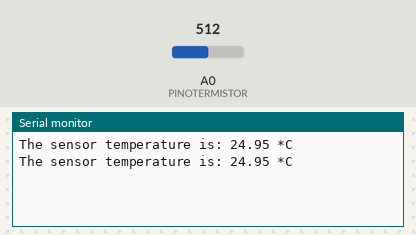
This sketch was run on a simulated Arduino Uno, built with avr-gcc and run on an emulated ATmega328P. On the bench: the last lines printed to the serial monitor. The test bench sets the inputs (shaded band); at power-on: A0 (PINOTERMISTOR) = 512.

Above: at 1.2 s.
1.3 s: A0 (PINOTERMISTOR) set to 716
At 2.6 s:
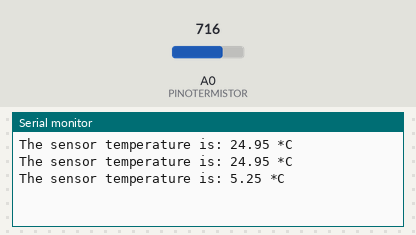
2.8 s: A0 (PINOTERMISTOR) set to 900
At 3.8 s:
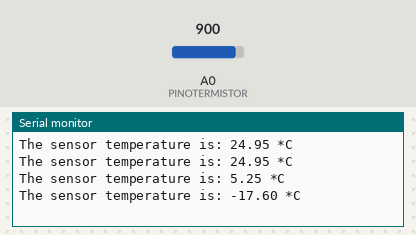
Timing chart, 0 to 5.8 s (numbered marks = the images above; inputs shaded):
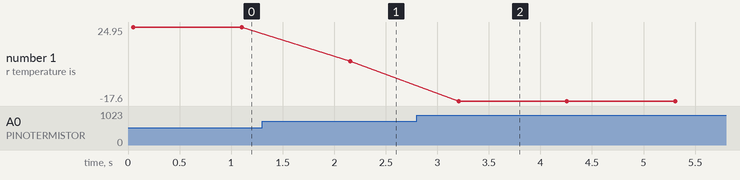

The sketch:

sketch_may11a.ino
```cpp
// Pin that the thermistor is connected to
#define PINOTERMISTOR A0
// Nominal temperature value for the thermistor
#define TERMISTORNOMINAL 10000
// Nominl temperature depicted on the datasheet
#define TEMPERATURENOMINAL 25
// Number of samples
#define NUMAMOSTRAS 5
// Beta value for our thermistor
#define BCOEFFICIENT 3560
// Value of the series resistor
#define SERIESRESISTOR 10000

int amostra[NUMAMOSTRAS];
int i;
void setup(void) {
Serial.begin(9600);
analogReference(EXTERNAL);
}

void loop(void) {
float media;

for (i=0; i< NUMAMOSTRAS; i++) {
amostra[i] = analogRead(PINOTERMISTOR);
delay(10);
}

media = 0;
for (i=0; i< NUMAMOSTRAS; i++) {
media += amostra[i];
}
media /= NUMAMOSTRAS;
// Convert the thermal stress value to resistance
media = 1023 / media - 1;
media = SERIESRESISTOR / media;

//Calculate temperature using the Beta Factor equation
float temperatura;
temperatura = media / TERMISTORNOMINAL;     // (R/Ro)
temperatura = log(temperatura); // ln(R/Ro)
temperatura /= BCOEFFICIENT;                   // 1/B * ln(R/Ro)
temperatura += 1.0 / (TEMPERATURENOMINAL + 273.15); // + (1/To)
temperatura = 1.0 / temperatura;                 // Invert the value
temperatura -= 273.15;                         // Convert it to Celsius

Serial.print("The sensor temperature is: ");
Serial.print(temperatura);
Serial.println(" *C");

delay(1000);
}
```

Measured:
- after the input at 1.3 s, the serial monitor: prints a new line after 0.85 s (image 1)
- after the input at 2.8 s, the serial monitor: prints a new line after 0.41 s (image 2)
- plotted number 1: 24.95 → 5.25 after the input at 1.3 s, 5.25 → -17.6 after the input at 2.8 s
